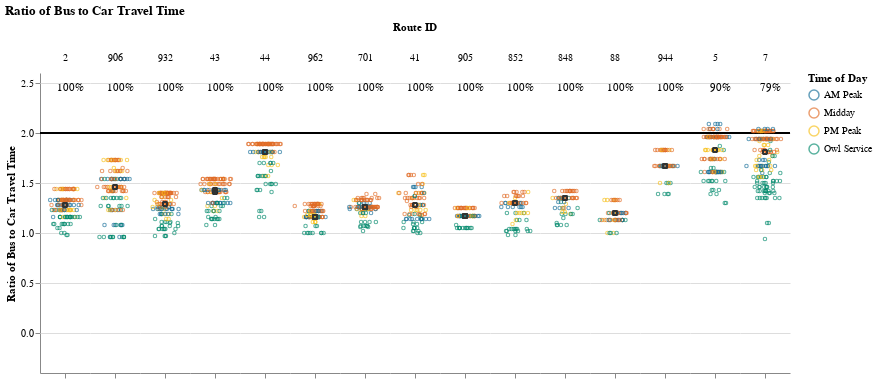
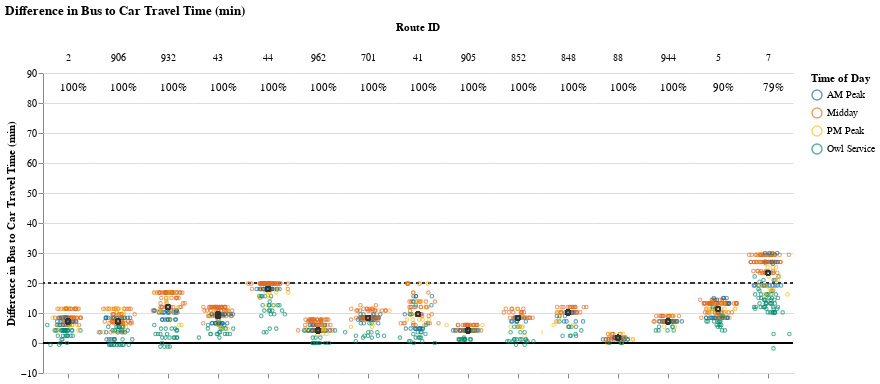

Notebook source saved alongside these figures, in order:
### Markdown cell above
## Viable Competitive Routes
### Short Routes (< 1 hr)

### Code cell
# Allow for possibility that operator doesn't have routes that fall into certain route_groups
# But, jupyterbook will not like markdown with f-string
# separate out route_group and put in each cell, and use try/except + if to display...
# but all 3 route groups must be displayed. just add sentence about why no routes were returned at the end
route_group = "short"
try:
    display_charts_for_route_group(df, route_group)
except:
    print("No routes meet this criteria.")

### Figure 1 — Vega-Lite specification as saved in the notebook (floating-point values rounded to 4 significant figures; data arrays with more than 128 entries replaced by an {"elided": "..."} marker saying what was removed)
{"config": {"view": {"continuousWidth": 400, "continuousHeight": 300, "stroke": null}, "facet": {"spacing": 0}}, "data": {"name": "data-e8eea10cb8fe72394b635beeab7bd843"}, "facet": {"column": {"field": "route_id", "sort": ["2", "906", "932", "43", "44", "962", "701", "41", "905", "852", "848", "88", "944", "5", "7"], "title": "Route ID", "type": "nominal"}}, "spec": {"layer": [{"mark": "rule", "encoding": {"color": {"value": "black"}, "y": {"field": "cutoff", "type": "quantitative"}}, "selection": {"selector001": {"type": "interval", "bind": "scales", "encodings": ["x", "y"]}}}, {"mark": {"type": "point", "opacity": 0.65, "size": 12, "strokeWidth": 1.1}, "encoding": {"color": {"field": "time_of_day", "scale": {"range": ["#136C97", "#E16B26", "#F6BF16", "#00896B", "#7790A3", "#5B559C"]}, "sort": ["AM Peak", "Midday", "PM Peak", "Owl Service"], "title": "Time of Day", "type": "nominal"}, "tooltip": [{"field": "route_id", "type": "nominal"}, {"field": "trip_id", "type": "nominal"}, {"field": "service_hours", "type": "quantitative"}, {"field": "car_duration_hours", "type": "quantitative"}, {"field": "bus_multiplier", "type": "quantitative"}, {"field": "bus_difference", "type": "quantitative"}, {"field": "num_trips", "type": "quantitative"}, {"field": "num_competitive", "type": "quantitative"}, {"field": "pct_trips_competitive", "type": "quantitative"}, {"field": "p25", "type": "quantitative"}, {"field": "p50", "type": "quantitative"}, {"field": "p75", "type": "quantitative"}], "x": {"axis": {"grid": false, "labels": false, "ticks": true, "values": [0]}, "field": "jitter", "scale": {}, "title": null, "type": "quantitative"}, "y": {"field": "bus_multiplier", "scale": {"domain": [-0.25, 2.5]}, "title": "Ratio of Bus to Car Travel Time", "type": "quantitative"}}, "transform": [{"calculate": "sqrt(-2*log(random()))*cos(2*PI*random())", "as": "jitter"}], "width": 50}, {"layer": [{"mark": {"type": "point", "opacity": 0.6, "size": 20, "strokeWidth": 1.3}, "encoding": {"color": {"value": "#323434"}, "y": {"field": "bus_multiplier", "type": "quantitative"}}, "transform": [{"filter": "(datum.p50_trip === 1)"}]}, {"mark": {"type": "text", "align": "center", "baseline": "middle"}, "encoding": {"color": {"value": "black"}, "text": {"field": "pct_trips_competitive", "format": ".0%", "type": "quantitative"}, "tooltip": [{"field": "route_id", "type": "nominal"}, {"field": "trip_id", "type": "nominal"}, {"field": "service_hours", "type": "quantitative"}, {"field": "car_duration_hours", "type": "quantitative"}, {"field": "bus_multiplier", "type": "quantitative"}, {"field": "bus_difference", "type": "quantitative"}, {"field": "num_trips", "type": "quantitative"}, {"field": "num_competitive", "type": "quantitative"}, {"field": "pct_trips_competitive", "type": "quantitative"}, {"field": "p25", "type": "quantitative"}, {"field": "p50", "type": "quantitative"}, {"field": "p75", "type": "quantitative"}], "x": {"value": 30}, "y": {"value": 15}}, "transform": [{"calculate": "sqrt(-2*log(random()))*cos(2*PI*random())", "as": "jitter"}, {"filter": "(datum.fastest_trip === 1)"}]}]}]}, "resolve": {"scale": {"y": "shared"}}, "title": "Ratio of Bus to Car Travel Time", "$schema": "https://vega.github.io/schema/vega-lite/v4.17.0.json", "datasets": {"data-e8eea10cb8fe72394b635beeab7bd843": {"elided": "1616 records"}}}

### Figure 2 — Vega-Lite specification as saved in the notebook (floating-point values rounded to 4 significant figures; data arrays with more than 128 entries replaced by an {"elided": "..."} marker saying what was removed)
{"config": {"view": {"continuousWidth": 400, "continuousHeight": 300, "stroke": null}, "facet": {"spacing": 0}}, "data": {"name": "data-81e6220e46739a845e6185fd4e446684"}, "facet": {"column": {"field": "route_id", "sort": ["2", "906", "932", "43", "44", "962", "701", "41", "905", "852", "848", "88", "944", "5", "7"], "title": "Route ID", "type": "nominal"}}, "spec": {"layer": [{"mark": "rule", "encoding": {"color": {"value": "black"}, "y": {"field": "cutoff", "type": "quantitative"}}, "selection": {"selector002": {"type": "interval", "bind": "scales", "encodings": ["x", "y"]}}}, {"mark": {"type": "rule", "strokeDash": [3, 3]}, "encoding": {"color": {"value": "#323434"}, "y": {"field": "cutoff2", "type": "quantitative"}}}, {"mark": {"type": "point", "opacity": 0.65, "size": 12, "strokeWidth": 1.1}, "encoding": {"color": {"field": "time_of_day", "scale": {"range": ["#136C97", "#E16B26", "#F6BF16", "#00896B", "#7790A3", "#5B559C"]}, "sort": ["AM Peak", "Midday", "PM Peak", "Owl Service"], "title": "Time of Day", "type": "nominal"}, "tooltip": [{"field": "route_id", "type": "nominal"}, {"field": "trip_id", "type": "nominal"}, {"field": "service_hours", "type": "quantitative"}, {"field": "car_duration_hours", "type": "quantitative"}, {"field": "bus_multiplier", "type": "quantitative"}, {"field": "bus_difference", "type": "quantitative"}, {"field": "num_trips", "type": "quantitative"}, {"field": "num_competitive", "type": "quantitative"}, {"field": "pct_trips_competitive", "type": "quantitative"}, {"field": "p25", "type": "quantitative"}, {"field": "p50", "type": "quantitative"}, {"field": "p75", "type": "quantitative"}], "x": {"axis": {"grid": false, "labels": false, "ticks": true, "values": [0]}, "field": "jitter", "scale": {}, "title": null, "type": "quantitative"}, "y": {"field": "bus_difference", "scale": {"domain": [-5, 86.4]}, "title": "Difference in Bus to Car Travel Time (min)", "type": "quantitative"}}, "transform": [{"calculate": "sqrt(-2*log(random()))*cos(2*PI*random())", "as": "jitter"}], "width": 50}, {"layer": [{"mark": {"type": "point", "opacity": 0.6, "size": 20, "strokeWidth": 1.3}, "encoding": {"color": {"value": "#323434"}, "y": {"field": "bus_difference", "type": "quantitative"}}, "transform": [{"filter": "(datum.p50_trip === 1)"}]}, {"mark": {"type": "text", "align": "center", "baseline": "middle"}, "encoding": {"color": {"value": "black"}, "text": {"field": "pct_trips_competitive", "format": ".0%", "type": "quantitative"}, "tooltip": [{"field": "route_id", "type": "nominal"}, {"field": "trip_id", "type": "nominal"}, {"field": "service_hours", "type": "quantitative"}, {"field": "car_duration_hours", "type": "quantitative"}, {"field": "bus_multiplier", "type": "quantitative"}, {"field": "bus_difference", "type": "quantitative"}, {"field": "num_trips", "type": "quantitative"}, {"field": "num_competitive", "type": "quantitative"}, {"field": "pct_trips_competitive", "type": "quantitative"}, {"field": "p25", "type": "quantitative"}, {"field": "p50", "type": "quantitative"}, {"field": "p75", "type": "quantitative"}], "x": {"value": 30}, "y": {"value": 15}}, "transform": [{"calculate": "sqrt(-2*log(random()))*cos(2*PI*random())", "as": "jitter"}, {"filter": "(datum.fastest_trip === 1)"}]}]}]}, "resolve": {"scale": {"y": "shared"}}, "title": "Difference in Bus to Car Travel Time (min)", "$schema": "https://vega.github.io/schema/vega-lite/v4.17.0.json", "datasets": {"data-81e6220e46739a845e6185fd4e446684": {"elided": "1616 records"}}}
